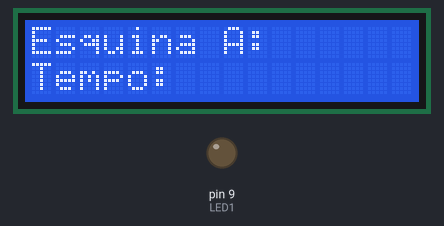
The sketch below on a simulated Arduino Uno, built with avr-gcc and run on an emulated ATmega328P. Parts: 16×2 character LCD, output pins drawn as LEDs (lit = HIGH).

Above: at 0.1 s.
At 1.1 s:
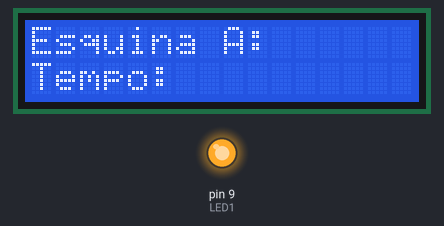
Timing chart, 0 to 2.6 s (numbered marks = the images above):
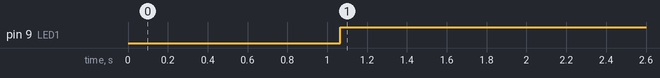

Measured:
- by itself, pin 9 (LED1): LOW → HIGH at 1.1 s

The sketch:

Semaforo.ino
```cpp
#include <LiquidCrystal.h>

const int Sensor = 7;
int valorLido = 0;
float temperatura = 0;
int LED1 = 9;

LiquidCrystal lcd(12, 11, 5, 4, 3, 2);

void setup() {
  lcd.begin(16,2);
  pinMode (LED1, OUTPUT);
}


void loop() {
  //valorLido = analogRead(Sensor);
  //temperatura = (valorLido * 0.0048875855327468);
  //temperatura = temperatura * 100;

  lcd.setCursor(0,0);
  lcd.print("Esquina A:");
  //lcd.print(temperatura);
  //lcd.print(" graus");
  lcd.setCursor(0,1);
  lcd.print("Tempo:");
  //lcd.print(millis()/1000);
  //lcd.print(" seg");
  delay(1000);
  digitalWrite (LED1, HIGH);

}
```

Semaforo2.ino
```cpp

```
